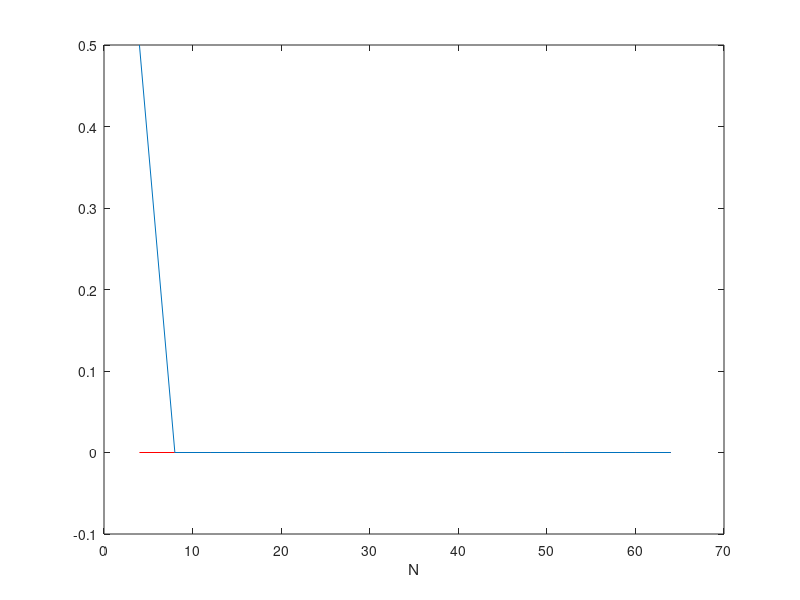

This chart was generated by the following MATLAB code:
%Skriptet visar hur man estimerar ak parametrarna f?r en fyrkantsv?g
%med den Diskreta Fourier Serien, d? vi bara har tillg?ng till en samplad
%periodisk signal f[n]
close all
clear all
clc

k=4; %v?lj koefficient ak
Nmax=64; %Maximal antal sampel under signalens ena period
ak=[]; %tom vektor f?r att spara olika estimat med 
for N=4:4:Nmax %for-loop f?r att ?ka antal sampel N
    f=[ones(1,N/4) zeros(1,N/2) ones(1,N/4)];%skapa den samplad fyrkantsv?g ?ver en period 0 till 2*pi  
    akN=0;%nollst?ll parametern
    for n=0:N-1%for-loop f?r att skatta ak parameter
        %formeln tagen ur formelsamling s.12 i kap. 1.6.2
        %(ck ?r samma som ak i boken)
        akN=akN+f(n+1)*exp(-j*((2*pi)/N)*k*n); %itterativ summa f?r att estimera ak
    end
    ak(end+1)=akN/N;%spara estimatet (inte den mest effektivaste s?ttet)
end

plot(4:4:Nmax,(sin((pi*k)/2)/(pi*k))*ones(1,length(2:4:Nmax)),'r')%plotta den teoretiska v?rdet
hold on; %beh?ll f?rra plotten
plot(4:4:Nmax,ak); %plotta estimatet med de olika val av N
hold off
xlabel('N');
